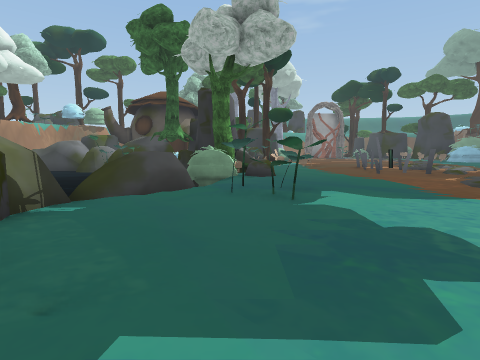
[1] (above)

24 first-person views from a walk through a 3-D level made in the Unity game engine. The camera is 1.4 m above the floor, tilts 6° down and sees 80° across. The floor is counted in squares, 2 m on a side. Each view is taken from the middle of a square. On the plan, view 1 faces up. The plan holds only what a view shows up to about 10 squares ahead; the rest is blank. The place goes on beyond the plan. Some surface patterns are stand-ins.

[2]
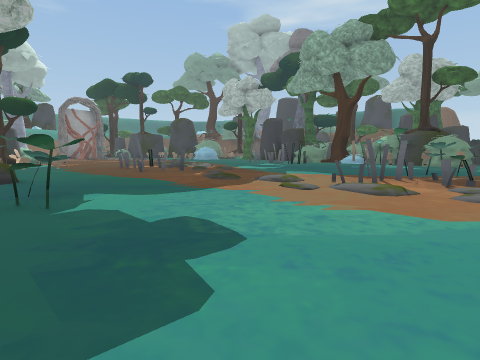

[3]
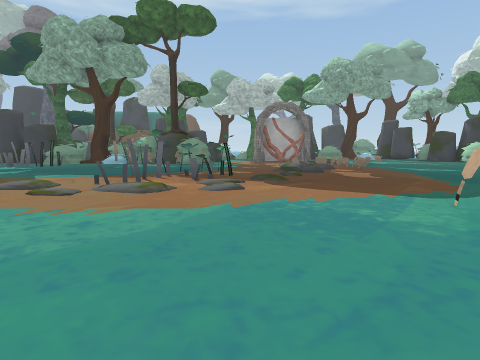

[4]
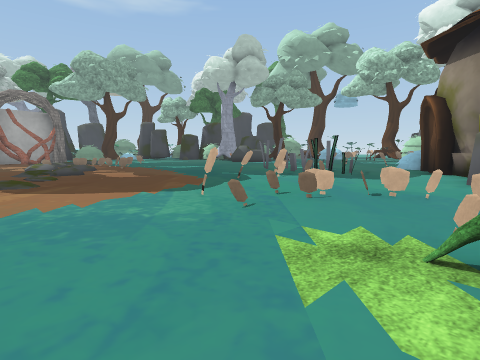

[5]
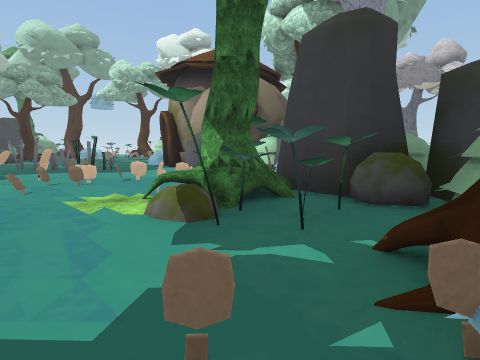

[6]
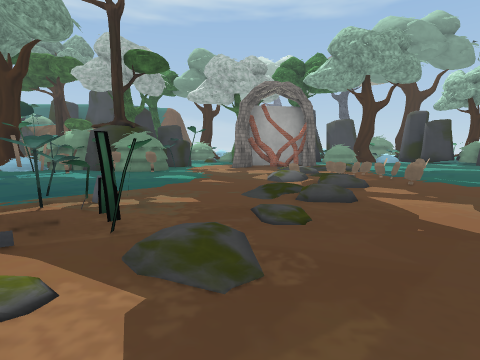

[7]
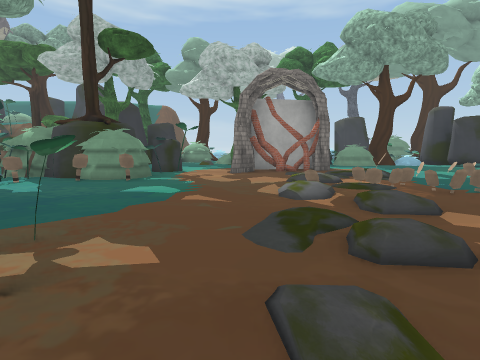

[8]
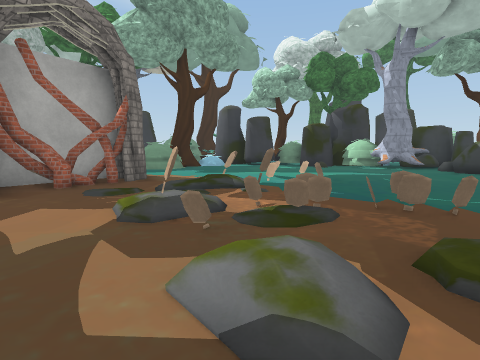

[9]
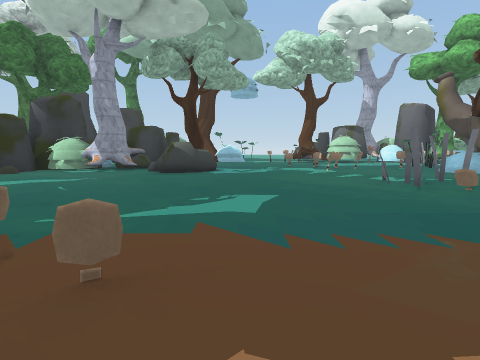

[10]
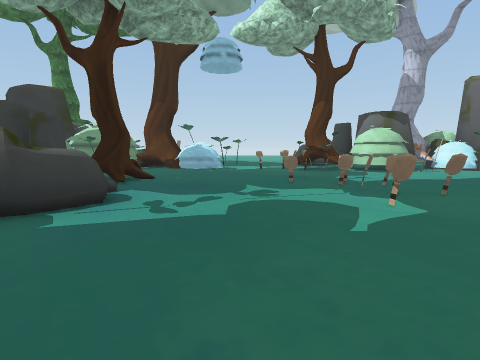

[11]
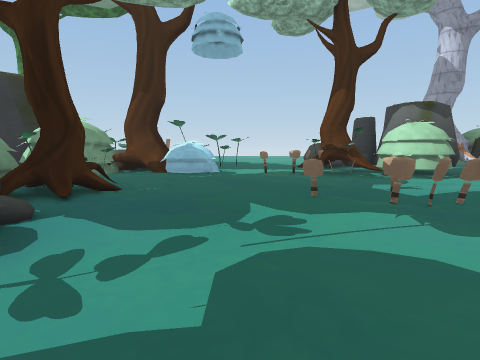

[12]
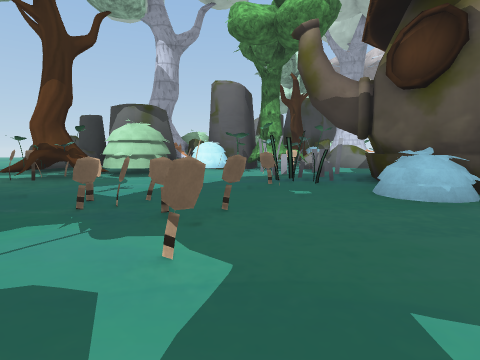

[13]
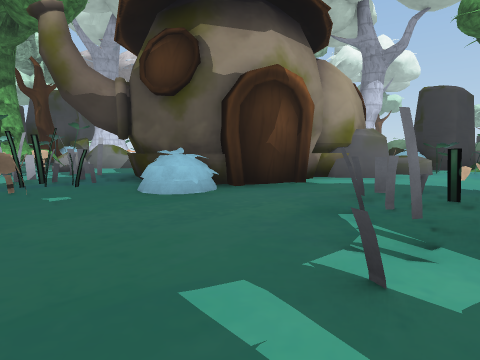

[14]
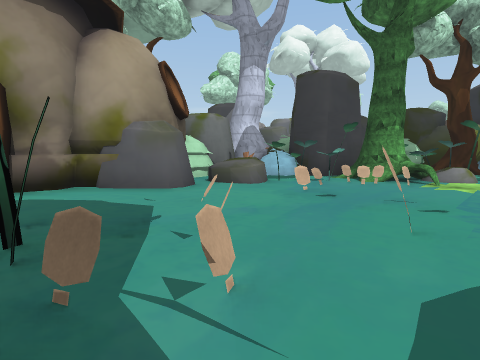

[15]
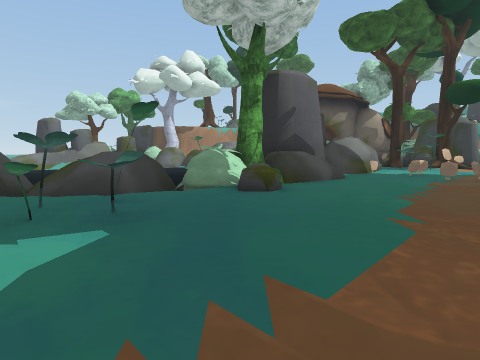

[16]
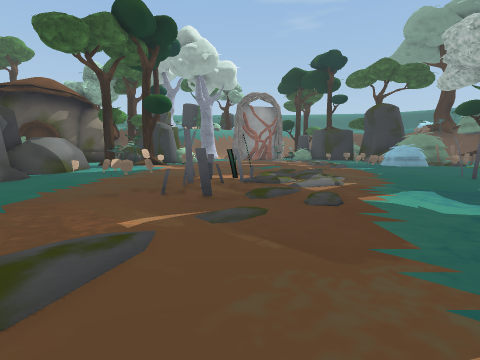

[17]
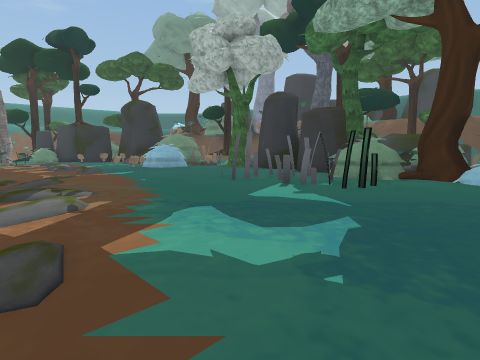

[18]
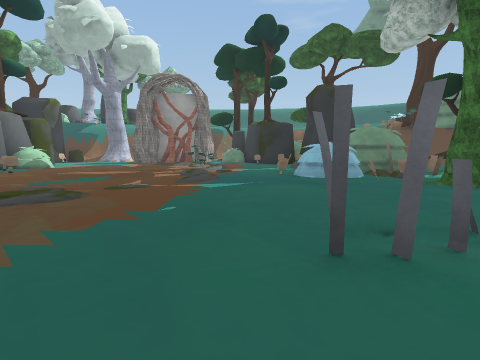

[19]
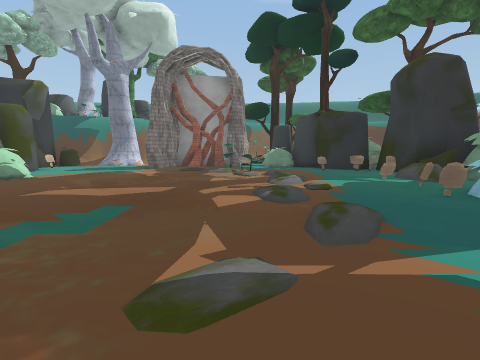

[20]
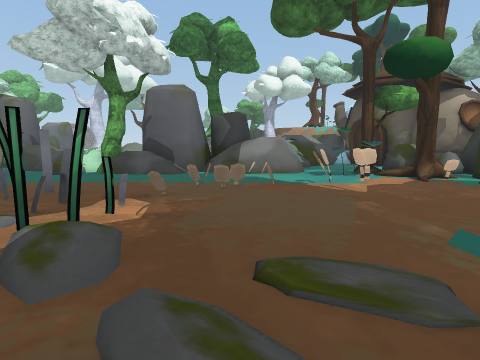

[21]
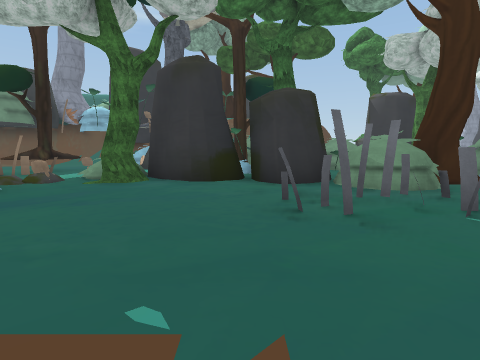

[22]
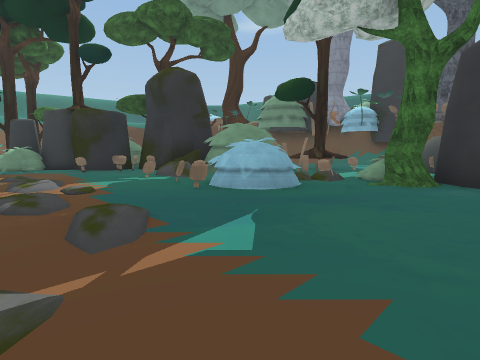

[23]
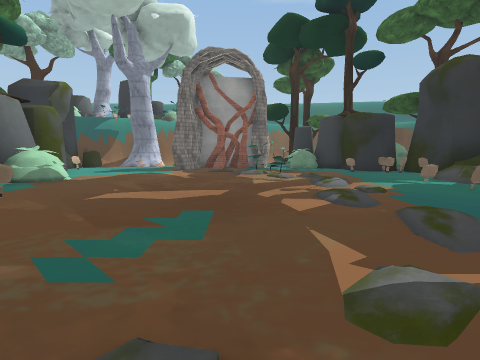

[24]
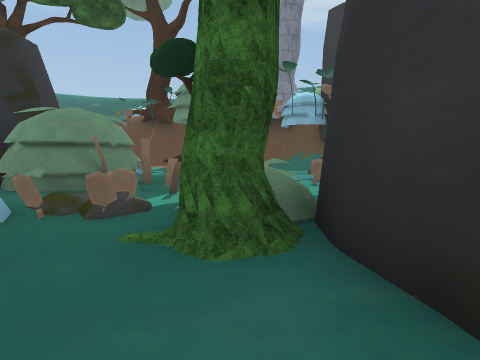

### Floor plan
Key: @ floor where view 1 was taken; # wall or solid block; x gap in a wall; . main floor; : floor 0.25 m higher than the main floor; - floor 0.75 m lower than the main floor; / step, stairs or slope; = window, fence, low wall or low ledge; ≈ water the walk keeps out of; ^ raised ledge; T tree; O other object.
Columns run from 5 left of view 1 to 19 right of it. Each row starts with its distance up from view 1.
 23        # .../ /..O##
 22        #...../O....## OO
 21        #O.....//...^# OO
 20      ###O....../..OO OO.
 19      ###......./..O OOOTT
 18      OTTOO...../..O .OOTT
 17      TTO......./.OOOOO#.O
 16      . O......./..OOOOO.O
 15      # O...........OTT  #
 14      #......./.......#
 13     ##.OO..../.......#
 12     #^..O.O#/........#
 11     ##....O#//...#O=##
 10     ##=..##O//...O##O#
  9 ≈≈  TT...OO /....O##OO
  8 ≈  ≈OOO....#/....##OTT
  7    #-...............TT#
  6   #^/...../........OOOO
  5  ##^/OO.../.........OOO
  4   #/..O...//.......O#O
  3   ##.....//O#......OO
  2  ##O...... ##O.O...OOOO
  1  #TT........OOO.......#
  0  OTT.@....//##.........
 -1 OOOO.O......//........##
 -2  #OOTT........//./.....#
 -3  ####T..O.......:..O...#
 -4  ###OO..OO........OO ..#x
 -5  ##OOOOOOOO.....OO..OO...
 -6  ##O#^.OO.O........OO....
 -7   OOO#...OO........OO....
 -8   OO #...#OO#...........
 -9  T   ##..O###..........
-10 TT    ##..#O..........
-11  T     #...............
-12        #O........O..=.#
-13       ##...OO...OOO##O#
-14       #O#..O.....
-15       #OOO. O....TTOO  TT
-16       #OOO.  O. OTTO   TT
-17       # .........T.
-18       #OOOOOO.....
-19       #OOOOTT.....OOO
-20       ##OOTTTO.OO#OO
-21          OO ...OO##

Positions as (right, up) in squares from view 1, and headings:
1: (0, 0), facing up
2: (0, 0), facing up-right
3: (0, 0), facing right
4: (0, 0), facing down-right
5: (-1, 2), facing down
6: (5, -1), facing right
7: (7, -1), facing right
8: (11, -1), facing down-right
9: (10, -3), facing down
10: (9, -9), facing down
11: (9, -11), facing down
12: (8, -11), facing down-left
13: (8, -11), facing left
14: (6, -6), facing left
15: (4, 4), facing up-left
16: (6, 4), facing up
17: (7, 6), facing up-right
18: (11, 9), facing up
19: (9, 13), facing up
20: (9, 13), facing left
21: (9, 12), facing right
22: (9, 13), facing up-right
23: (8, 13), facing up
24: (14, 13), facing up-right
